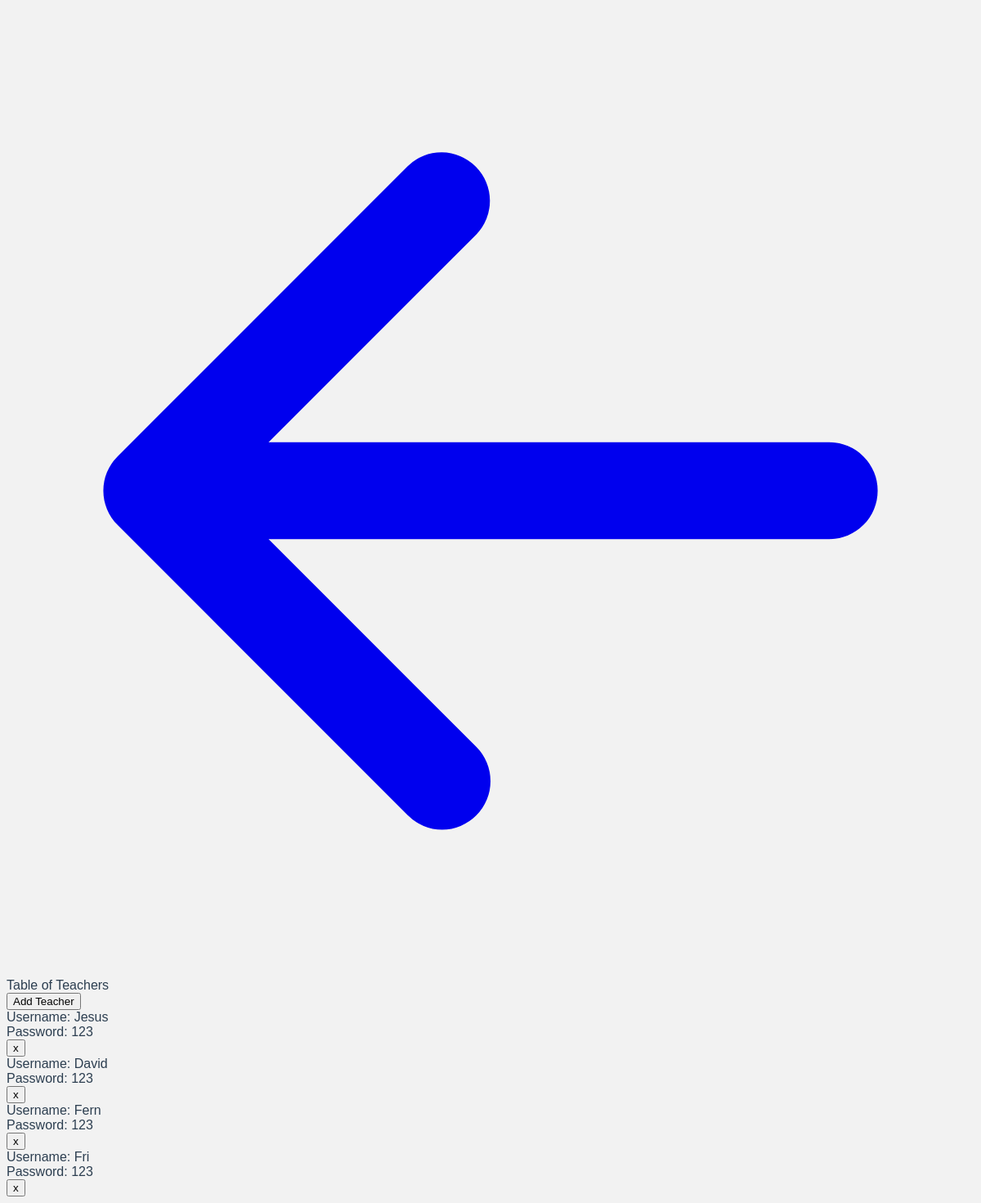
Page /tableteacher (signed in) on the committed database.
### main.py (models this page shows)
class TrAcc(db.Model):
    id = db.Column(db.Integer, primary_key=True)
    name = db.Column(db.String(200), default = '-')
    pword = db.Column(db.String(200), default = '-')
    assigned_students = db.relationship('StdAcc', backref="assigned_teacher")

### main.py (the view)
@app.route('/tableteacher', methods = ["POST", 'GET'])
def tableTeacher():
    if ("admin" in session):
        listOfTeachers = db.session.query(TrAcc).all()
        return render_template('tableteacher.html',Teachers = listOfTeachers)
    else:
        pass

### templates/tableteacher.html (shortened to what this page needs)
<!DOCTYPE html>
<html>
<head>
    <link rel="stylesheet" href="https://unpkg.com/@zaydek/duomo@0.7.1/dist/production-full.css">
</head>
<body>
    <nav class="sticky t-0 shadow shadow-lg hstack w-full p-12 bg-white">
        <a href="{{url_for('admin')}}">
            <svg class="w-36 h-36" fill="currentColor" viewBox="0 0 20 20" xmlns="http://www.w3.org/2000/svg"><path fill-rule="evenodd" d="M9.707 16.707a1 1 0 01-1.414 0l-6-6a1 1 0 010-1.414l6-6a1 1 0 011.414 1.414L5.414 9H17a1 1 0 110 2H5.414l4.293 4.293a1 1 0 010 1.414z" clip-rule="evenodd"></path></svg>
        </a>
    </nav>
    <div class="container py-28">
        <div class="vstack screen">
            <div class="text-36">Table of Teachers</div>
            <div class="vstack space-28 mt-28 w-full">
                <form action="/addTeacher" method="POST">
                    <input type="submit" class="w-256 bg-white rounded-3 shadow shadow-md p-28" value="Add Teacher" />
                </form>
                {% for Teacher in Teachers %}
                <form action="/deleteEntry" method="POST">
                    <div class="hstack  w-256 p-28 w-full ">
                        <div class="vstack w-full">
                            <div class="w-full bg-white rounded-3 shadow shadow-md p-28 ">Username: {{Teacher.name}}</div>
                            <div class="w-full bg-white rounded-3 shadow shadow-md p-28 ">Password: {{Teacher.pword}}</div>
                        </div>
                        <input type="submit" name="todo" class=" color-red-700 bg-transparent pl-36 text-36 " value="x" />
                    </div>
                </form>
                {% endfor %}
            </div>
        </div>
    </div>
</body>
</html>

### templates/tableteacher.html (style rules this page uses)
body { font-family: Avenir, Helvetica, Arial, sans-serif; -webkit-font-smoothing: antialiased; -moz-osx-font-smoothing: grayscale; color: var(--text-color); background-color: var(--bg-color); }
:root { --bg-color: #F2F2F2; --text-color: #2c3e50; --hover-color: #83A9BD; --title-color: #2c3e50; }

### rows in the picture
TrAcc: name "Jesus", pword "123"
TrAcc: name "David", pword "123"
TrAcc: name "Fern", pword "123"
TrAcc: name "Fri", pword "123"
